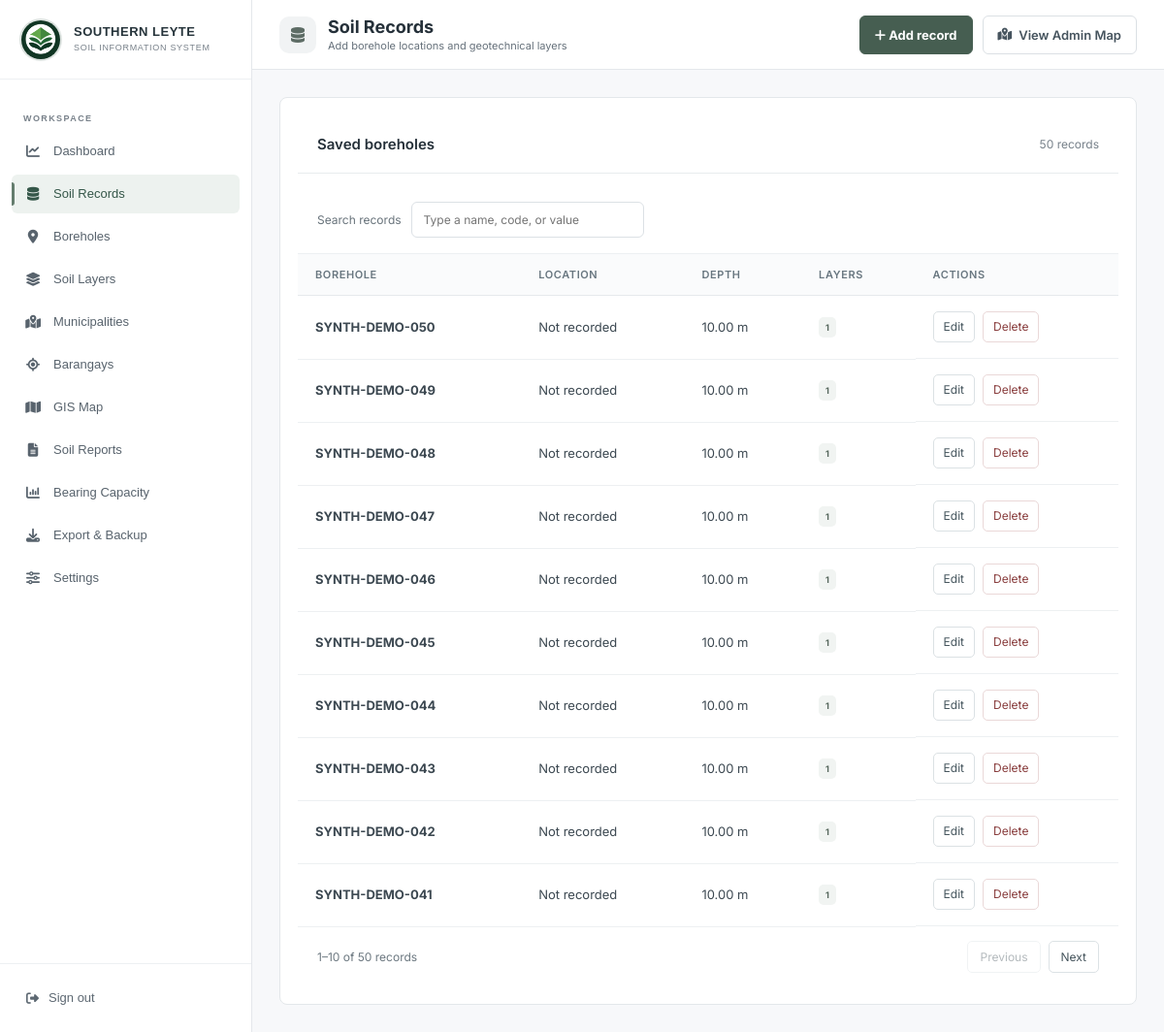
/views/admin/soil_records.php (signed in), run on the app's committed database.
### tables this page shows
CREATE TABLE boreholes (
    borehole_id INT UNSIGNED AUTO_INCREMENT PRIMARY KEY,
    borehole_code VARCHAR(50) NOT NULL UNIQUE,
    municipality_id INT UNSIGNED NULL,
    barangay_id INT UNSIGNED NULL,
    borehole_depth_m DECIMAL(8,2) NOT NULL,
    latitude DECIMAL(10,7) NOT NULL,
    longitude DECIMAL(10,7) NOT NULL,
    elevation_m DECIMAL(8,2) NULL,
    created_at TIMESTAMP DEFAULT CURRENT_TIMESTAMP,
    updated_at TIMESTAMP DEFAULT CURRENT_TIMESTAMP
        ON UPDATE CURRENT_TIMESTAMP,

    CONSTRAINT fk_borehole_municipality
        FOREIGN KEY (municipality_id)
        REFERENCES municipalities(municipality_id)
        ON UPDATE CASCADE
        ON DELETE SET NULL,

    CONSTRAINT fk_borehole_barangay
        FOREIGN KEY (barangay_id)
        REFERENCES barangays(barangay_id)
        ON UPDATE CASCADE
        ON DELETE SET NULL,

    CONSTRAINT chk_borehole_depth
        CHECK (borehole_depth_m > 0),

    CONSTRAINT chk_latitude
        CHECK (latitude BETWEEN -90 AND 90),

    CONSTRAINT chk_longitude
        CHECK (longitude BETWEEN -180 AND 180)
);

### config/autoload.php (called while the page is built, shortened)
<?php
spl_autoload_register(static function (string $class): void {
    $namespaces = [
        'App\\' => __DIR__ . '/../app/',
        'Config\\' => __DIR__ . '/',
    ];
    foreach ($namespaces as $namespacePrefix => $baseDirectory) {
        if (strncmp($class, $namespacePrefix, strlen($namespacePrefix)) !== 0) {
            continue;
        }
        $relativeClass = substr($class, strlen($namespacePrefix));
        $relativePath = str_replace('\\', DIRECTORY_SEPARATOR, $relativeClass);
        $classFile = $baseDirectory . $relativePath . '.php';
        return;
    }
});

### app/Models/GeotechnicalRepository.php (called while the page is built, shortened)
<?php
final class GeotechnicalRepository
{
    private PDO $database;
    public function __construct(PDO $database)
    {
        $this->database = $database;
        require_once __DIR__ . '/geotechnical_data.php';
    }
    public function recentBoreholes(?int $limit = 50): array
    {
        return sbcis_fetch_recent_boreholes($this->database, $limit);
    }
}

### app/Models/geotechnical_data.php (called while the page is built, shortened)
<?php
function sbcis_fetch_recent_boreholes(PDO $db, ?int $limit = 50): array
{
    $limitClause = $limit === null ? '' : 'LIMIT :limit';
    $stmt = $db->prepare("
        SELECT
            b.borehole_id,
            b.borehole_code,
            b.borehole_depth_m,
            b.latitude,
            b.longitude,
            b.elevation_m,
            m.municipality_name,
            br.barangay_name,
            COUNT(sl.soil_layer_id) AS layer_count
        FROM boreholes b
        LEFT JOIN municipalities m ON b.municipality_id = m.municipality_id
        LEFT JOIN barangays br ON b.barangay_id = br.barangay_id
        LEFT JOIN soil_layers sl ON b.borehole_id = sl.borehole_id
        GROUP BY b.borehole_id
        ORDER BY b.created_at DESC, b.borehole_id DESC
        {$limitClause}
    ");
    $stmt->execute();
    return $stmt->fetchAll(PDO::FETCH_ASSOC);
}

### app/Support/View.php (called while the page is built, shortened)
<?php
final class View
{
    public static function escape($value): string
    {
        return htmlspecialchars((string) $value, ENT_QUOTES, 'UTF-8');
    }
}

### views/admin/soil_records.php (the view, shortened to what this page needs)
<?php
$escape = [View::class, 'escape'];
$databaseAvailable = false;
$recentBoreholes = [];
try {
    $db = Connection::get();
    if ($db instanceof PDO) {
        $records = new GeotechnicalRepository($db);
        $databaseAvailable = true;
        $recentBoreholes = $records->recentBoreholes(null);
    }
} catch (Throwable $e) {
    error_log('Soil records: ' . $e->getMessage());
    $databaseError = 'The database is unavailable. Please try again shortly.';
}
?>
<!DOCTYPE html>
<html lang="en">
<head>
    <link rel="stylesheet" href="https://cdnjs.cloudflare.com/ajax/libs/font-awesome/6.5.2/css/all.min.css">
    <link rel="stylesheet" href="../../src/css/admin_dashb.css">
<link rel="stylesheet" href="../../src/css/admin_simple.css">
</head>
<body>
    <?php $sidebarPage = 'soil_records.php'; require __DIR__ . '/sidebar.php'; ?>
    <div class="main">
        <header class="topbar">
            <div class="topbar-title">
                <div class="topbar-title-icon">
                    <i class="fa-solid fa-database"></i>
                </div>
                <div>
                    <h1>Soil Records</h1>
                    <p>Add borehole locations and geotechnical layers</p>
                </div>
            </div>
            <div class="topbar-actions">
                <button type="button" class="submit-button" id="openRecord" <?= $databaseAvailable ? '' : 'disabled' ?>><i class="fa-solid fa-plus" aria-hidden="true"></i> Add record</button>
                <a href="admin_gis.php" class="public-site">
                    <i class="fa-solid fa-map-location-dot"></i>
                    <span>View Admin Map</span>
                </a>
            </div>
        </header>
        <main class="content">
            <div class="data-layout">
                <section class="panel">
                    <div class="panel-header">
                        <h3>Saved boreholes</h3>
                        <span><?= number_format(count($recentBoreholes)) ?> records</span>
                    </div>
                    <?php if ($recentBoreholes): ?>
                        <div class="table-wrap">
                            <table>
                                <thead>
                                    <tr>
                                        <th>Borehole</th>
                                        <th>Location</th>
                                        <th>Depth</th>
                                        <th>Layers</th>
                                        <th class="record-actions-heading">Actions</th>
                                    </tr>
                                </thead>
                                <tbody>
                                    <?php foreach ($recentBoreholes as $borehole): ?>
                                        <tr>
                                            <td><strong><?= $escape($borehole['borehole_code']) ?></strong></td>
                                            <td><?= $escape(trim(($borehole['barangay_name'] ?: '') . ' ' . ($borehole['municipality_name'] ?: '')) ?: 'Not recorded') ?></td>
                                            <td><?= $escape($borehole['borehole_depth_m']) ?> m</td>
                                            <td><span class="badge"><?= number_format((int) $borehole['layer_count']) ?></span></td>
                                            <td class="record-actions">
                                                <a class="table-action" href="?edit=<?= (int)$borehole['borehole_id'] ?>" aria-label="Edit <?= $escape($borehole['borehole_code']) ?>">Edit</a>
                                                <form method="POST" action="soil_records.php" class="delete-record-form" data-record-name="<?= $escape($borehole['borehole_code']) ?>">
                                                    <button class="table-action danger" type="submit">Delete</button>
                                                </form>
                                            </td>
                                        </tr>
                                    <?php endforeach; ?>
                                </tbody>
                            </table>
                        </div>
                    <?php else: ?>
                        <div class="system-message">No borehole records yet.</div>
                    <?php endif; ?>
                </section>
            </div>
        </main>
    </div>
</body></html>

### views/admin/sidebar.php (shortened to what this page needs)
<?php
$sidebarPage = $sidebarPage ?? basename($_SERVER['SCRIPT_NAME'] ?? '');
$sidebarLinks = [
    'admin_dashboard.php' => ['Dashboard', 'fa-chart-line'],
    'soil_records.php' => ['Soil Records', 'fa-database'],
    'boreholes.php' => ['Boreholes', 'fa-location-dot'],
    'soil_layers.php' => ['Soil Layers', 'fa-layer-group'],
    'municipalities.php' => ['Municipalities', 'fa-map-location-dot'],
    'barangays.php' => ['Barangays', 'fa-location-crosshairs'],
    'admin_gis.php' => ['GIS Map', 'fa-map'],
    'soil_reports.php' => ['Soil Reports', 'fa-file-lines'],
    'bearing_capacity.php' => ['Bearing Capacity', 'fa-chart-column'],
    'data_export.php' => ['Export & Backup', 'fa-download'],
    'settings.php' => ['Settings', 'fa-sliders'],
];
?>
<aside class="sidebar admin-sidebar" id="sidebar">
    <div class="sidebar-brand">
        <img src="../../src/images/logo.png" alt="Southern Leyte seal">
        <div class="brand-text"><strong>SOUTHERN LEYTE</strong><span>SOIL INFORMATION SYSTEM</span></div>
    </div>
    <nav class="sidebar-nav" aria-label="Administration">
        <div class="nav-section-title">WORKSPACE</div>
        <?php foreach ($sidebarLinks as $file => [$label, $icon]): ?>
        <a href="<?= $file ?>" class="nav-item<?= $sidebarPage === $file ? ' active' : '' ?>"<?= $sidebarPage === $file ? ' aria-current="page"' : '' ?>>
            <i class="fa-solid <?= $icon ?>" aria-hidden="true"></i><span><?= htmlspecialchars($label, ENT_QUOTES, 'UTF-8') ?></span>
        </a>
        <?php endforeach; ?>
    </nav>
    <div class="sidebar-footer">
        <a href="../../app/Controllers/logout.php" class="logout-link" id="logoutButton"><i class="fa-solid fa-right-from-bracket" aria-hidden="true"></i><span>Sign out</span></a>
    </div>
</aside>

### src/css/admin_simple.css (style rules this page uses)
.sidebar.admin-sidebar { width: 260px; font-family: Arial, sans-serif; }
.sidebar.admin-sidebar .sidebar-brand { height: 82px; min-height: 82px; flex-shrink: 0; padding: 16px 20px; gap: 12px; }
.sidebar.admin-sidebar .sidebar-brand img { width: 44px; height: 44px; flex: 0 0 44px; padding: 0; object-fit: cover; border: 2px solid rgba(70, 101, 87, .18); border-radius: 50%; background: #fff; }
.sidebar.admin-sidebar .sidebar-nav { flex: 1; min-height: 0; padding: 20px 12px; overflow-y: auto; }
.sidebar.admin-sidebar .nav-section-title { margin: 14px 0 8px; padding: 0 12px; font-size: 9px; line-height: 12px; letter-spacing: 1.4px; }
.sidebar.admin-sidebar .nav-item { display: flex; align-items: center; gap: 12px; height: 40px; padding: 10px 13px; margin: 0 0 4px; font-size: 13px; line-height: 20px; font-weight: 400; }
.sidebar.admin-sidebar .nav-item i { width: 18px; flex-shrink: 0; font-size: 14px; text-align: center; }
.sidebar.admin-sidebar .sidebar-footer { padding: 14px; flex-shrink: 0; }
.sidebar.admin-sidebar .logout-link { padding: 11px 13px; margin: 0; gap: 10px; font-size: 13px; line-height: 20px; }
@media (min-width:801px) { .sidebar.admin-sidebar { transform: none; } }
@media (min-width:801px) { .sidebar.admin-sidebar~.main { margin-left: 260px; } }
:root { --bg: #f7f8fa; --text: #253039; --muted: #66717b; --border: #e4e7eb; --shadow: none; }
body, .overview-page { background: #f7f8fa; color: #253039; --text: #253039; --muted: #66717b; --bg: #f7f8fa; font-family: Inter, Arial, sans-serif; }
.sidebar, .overview-page .sidebar { background: #fff; color: #35414b; border-right: 1px solid #e4e7eb; box-shadow: none; }
.sidebar-brand { border-bottom: 1px solid #edf0f2; }
.brand-text strong { color: #26343b; }
.brand-text span, .nav-section-title { color: #78818a; }
.sidebar .nav-item { color: #58636d; border-radius: 6px; transition: background .15s; }
.sidebar .nav-item.active { background: #edf2ef; color: #355749; box-shadow: none; }
.sidebar .nav-item.active:before { background: #647d6e; }
.sidebar-footer { border-top: 1px solid #edf0f2; }
.sidebar .logout-link { color: #5d6872; background: transparent; }
.topbar, .overview-page .topbar { background: #fff; box-shadow: none; border-bottom: 1px solid #e4e7eb; }
.topbar-title-icon { background: #f1f3f4; color: #5d6c65; }
.content { max-width: 1600px; margin: auto; }
.ov-card, .ov-stat, .panel, .form-card { border: 1px solid #e3e7ea; border-radius: 8px; box-shadow: none; }
.ov-button, .submit-button { background: #465e51; border: 1px solid #465e51; color: white; border-radius: 6px; box-shadow: none; }
.ov-button.secondary, .public-site, .plain-button { background: #fff; color: #46545e; border: 1px solid #dbe0e4; border-radius: 6px; }
.ov-button, .public-site, .plain-button, .submit-button { min-height: 40px; font-size: 13px; padding: 10px 15px; cursor: pointer; }
.ov-card h3, .panel-header h3 { font-size: 15px; font-weight: 600; }
.panel-header { border-bottom: 1px solid #e8ecee; padding: 20px; }
.panel-header span { color: #77818a; font-size: 12px; }
.panel table, .ov-table { width: 100%; border-collapse: collapse; font-size: 13px; }
.panel table th, .ov-table th { background: #fafbfc; color: #697780; padding: 14px 18px; font-size: 11px; text-align: left; font-weight: 600; border-bottom: 1px solid #e6e9ec; }
.panel table td, .ov-table td { padding: 16px 18px; border-bottom: 1px solid #edf0f2; color: #3c4851; line-height: 1.5; }
.panel .badge { background: #f1f4f2; color: #55665b; border: 0; }
.data-layout { display: block !important; }
.record-actions { display: flex; align-items: center; gap: 8px; white-space: nowrap; }
.record-actions form { margin: 0; }
.table-action { display: inline-flex; align-items: center; justify-content: center; min-height: 32px; padding: 6px 10px; border: 1px solid #dbe1e4; border-radius: 5px; background: #fff; color: #46565e; font: inherit; font-size: 12px; cursor: pointer; }
.table-action.danger { color: #8a3f3f; border-color: #ead8d8; }
.record-actions-heading { min-width: 145px; }
.main, .topbar-title, .topbar-title>div { min-width: 0; }

### views/admin/soil_records.php (style rules this page uses)
.data-layout { display: grid; grid-template-columns: minmax(0, 1.3fr) minmax(320px, .7fr); gap: 18px; align-items: start; }
.submit-button, .plain-button { min-height: 40px; border-radius: 8px; padding: 0 14px; font-size: 12px; font-weight: 700; cursor: pointer; }
.submit-button { border: 0; background: var(--green-900); color: #fff; }

### data on the page
boreholes: borehole_code "SYNTH-DEMO-050", municipality_name "Not recorded", borehole_depth_m "10.00", layer_count "1"
boreholes: borehole_code "SYNTH-DEMO-049", municipality_name "Not recorded", borehole_depth_m "10.00", layer_count "1"
boreholes: borehole_code "SYNTH-DEMO-048", municipality_name "Not recorded", borehole_depth_m "10.00", layer_count "1"
boreholes: borehole_code "SYNTH-DEMO-047", municipality_name "Not recorded", borehole_depth_m "10.00", layer_count "1"
boreholes: borehole_code "SYNTH-DEMO-046", municipality_name "Not recorded", borehole_depth_m "10.00", layer_count "1"
boreholes: borehole_code "SYNTH-DEMO-045", municipality_name "Not recorded", borehole_depth_m "10.00", layer_count "1"
boreholes: borehole_code "SYNTH-DEMO-044", municipality_name "Not recorded", borehole_depth_m "10.00", layer_count "1"
boreholes: borehole_code "SYNTH-DEMO-043", municipality_name "Not recorded", borehole_depth_m "10.00", layer_count "1"
boreholes: borehole_code "SYNTH-DEMO-042", municipality_name "Not recorded", borehole_depth_m "10.00", layer_count "1"
boreholes: borehole_code "SYNTH-DEMO-041", municipality_name "Not recorded", borehole_depth_m "10.00", layer_count "1"

### other printed values
$label "Dashboard"
$label "Soil Records"
$label "Boreholes"
$label "Soil Layers"
$label "Municipalities"
$label "Barangays"
$label "GIS Map"
$label "Soil Reports"
$label "Bearing Capacity"
$label "Export & Backup"
$label "Settings"
count($recentBoreholes) "50"
